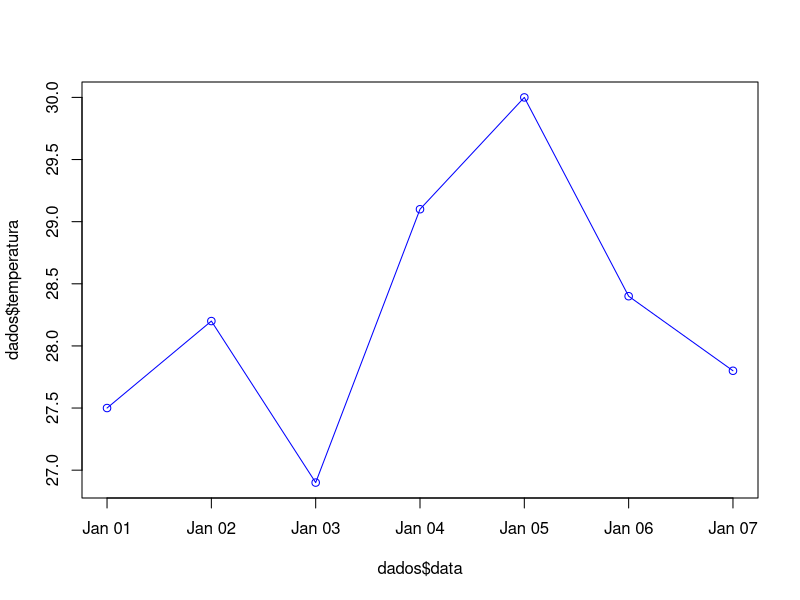

This chart was generated by the following R code:
## ---- chunk 1
#Criando o vetor
temperaturas <- c(25.2, 26.1, 27.0, 26.8)
#Visualizando
temperaturas
# Verificando a classe do objeto criado
class(temperaturas)
# Acessando elementos específicos
temperaturas[2]

## ---- chunk 2
#Criando o vetor
sensacoes <- c("Frio", "Agradável", "Quente", "Muito Quente", "Extremo")
#Visualizando
sensacoes
# Verificando a classe do objeto criado
class(sensacoes)

# Acessando elementos específicos
sensacoes[1]
sensacoes[3]

## ---- chunk 3
#Criando o vetor
v1 <- c("Frio", 23, "Quente", 32, "Muito Quente", 40)
#Visualizando
v1
# Verificando a classe do objeto criado
class(v1)

# Acessando elementos específicos
v1[1]
v1[3]

## ---- chunk 4
x <- 4
y <- 6
sum(x,y)
## ---- chunk 5
# Vetor com temperaturas diárias (em °C)
temperaturas <- c(27.2, 28.5, 29.0, 26.8, 30.1)

# Média das temperaturas
mean(temperaturas)

# Temperatura máxima
max(temperaturas)

# Temperatura mínima
min(temperaturas)

# Soma total
sum(temperaturas)

# Número de observações
length(temperaturas)

# Arredondar a média com 1 casa decimal
round(mean(temperaturas), 1)
## ---- chunk 6
## Exemplo 01
dados <- data.frame(
  dia = 1:4,
  temperatura = c(25.2, 26.1, 27.0, 26.8)
)
## ---- chunk 7
## Exemplo 02

# Criando um data frame
dados <- data.frame(
  data = as.Date('2023-01-01') + 0:6,
  temperatura = c(27.5, 28.2, 26.9, 29.1, 30.0, 28.4, 27.8)
)
print(dados)
plot(dados$data, dados$temperatura, type = "o", col = "blue")
## ---- chunk 8
## Exemplo 03

# Criando um data frame

dados <- data.frame(
  data = as.Date("2025-03-24") + 0:4,
  temperatura_min = c(22.1, 21.8, 22.4, 23.0, 21.5),
  temperatura_max = c(30.2, 29.8, 31.0, 30.5, 29.7),
  precipitacao = c(0.0, 5.2, 1.0, 0.0, 3.1)
)

# Visualizando os dados
print(dados)

# Média de temperatura máxima
mean(dados$temperatura_max)

# Filtrando os dias com chuva (precipitação > 0)
dados_com_chuva <- dados[dados$precipitacao > 0, ]
## ---- chunk 9
# Criando uma lista com informações da estação meteorológica
estacao <- list(
  nome = "Estação Chapada das Mesas",
  codigo = "MA123",
  localizacao = c(latitude = -7.3, longitude = -46.0),
  temperaturas = c(28.5, 29.1, 27.8, 30.2),  # em °C
  precipitacoes = c(2.4, 0.0, 1.1, 5.6),     # em mm
  status = TRUE
)

# Acessando elementos da lista
estacao$nome
estacao$localizacao["latitude"]
mean(estacao$temperaturas)

# Atualizando o status
estacao$status <- FALSE
## ---- chunk 10
# Criando uma matriz com temperaturas (3 dias, 4 horários)
mt_temperatura <- matrix(
  c(22.1, 24.3, 25.5, 23.0,   # Dia 1
    21.8, 23.5, 26.2, 24.1,   # Dia 2
    20.0, 22.4, 24.0, 23.3),  # Dia 3
  nrow = 3,
  ncol = 4,
  byrow = TRUE
)

mt_temperatura
length(mt_temperatura)
dim(mt_temperatura)

# Nomeando linhas e colunas
rownames(mt_temperatura) <- c("Dia 1", "Dia 2", "Dia 3")
colnames(mt_temperatura) <- c("06h", "12h", "15h", "18h")

# Visualizar a matriz
mt_temperatura

#Acessando elementos da 
# Temperatura do Dia 2 às 15h
mt_temperatura["Dia 2", "15h"]

# Todas as temperaturas do Dia 3
mt_temperatura["Dia 3", ]

# Todas as temperaturas às 12h
mt_temperatura[, "12h"]

## ---- chunk 11
## Realizando operações com matriz

# Média por horário
colMeans(mt_temperatura)

# Média por dia
rowMeans(mt_temperatura)

# Temperatura máxima por dia
apply(mt_temperatura, 1, max)

## ---- chunk 12
#Exemplo com if

x <- 25
if (x > 20) {
  print("Está quente")
}
## ---- chunk 13
#Exemplo com if e else

temperatura <- 30
if (temperatura > 28) {
  print("Está quente!")
} else {
  print("Temperatura agradável.")
}
## ---- chunk 14
#Exemplo com for

dias <- c("Seg", "Ter", "Qua")
for (dia in dias) {
  print(paste("Processando:", dia))
}
## ---- chunk 15
#Exemplo com while

x <- 1
while (x <= 3) {
  print(x)
  x <- x + 1
}
## ---- chunk 16
# Função para calcular a amplitude térmica do dia
amplitude_termica <- function(temp_max, temp_min) {
  return(temp_max - temp_min)
}

# Usando a função
amplitude_termica(32.5, 21.8)  # resultado: 10.7
## ---- chunk 17
# Função que classifica temperaturas como "Frio", "Agradável" ou "Quente"

classificar_temp <- function(temp) { 
  if (temp < 20) {
    return("Frio")
  } else if (temp <= 27) {
    return("Agradável") 
  } else { 
    return("Quente") 
  }
}

# Aplicando a função a um vetor

sapply(temperaturas, classificar_temp)
